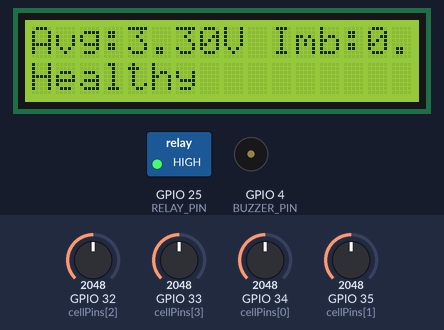
Bench run of a sketch on a simulated ESP32. Parts: 16×2 character LCD, switched loads named in the sketch (green lamp = pin HIGH), buzzer (waves = sounding). The inputs (shaded band) are chosen by the test bench; at power-on: GPIO 32 (cellPins[2]) = 2048, GPIO 33 (cellPins[3]) = 2048, GPIO 34 (cellPins[0]) = 2048, GPIO 35 (cellPins[1]) = 2048. WiFi joins after 1.5 s; servers stay silent unless stated; what the sketch prints to the serial monitor is not drawn.

Above: at 3.0 s.
3.1 s: GPIO 32 (cellPins[2]) set to 2440
At 4.8 s:
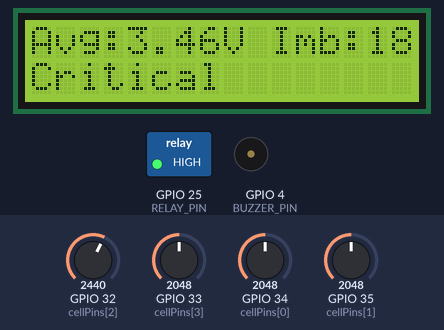
5.4 s: GPIO 32 (cellPins[2]) set to 2544
At 6.11 s:
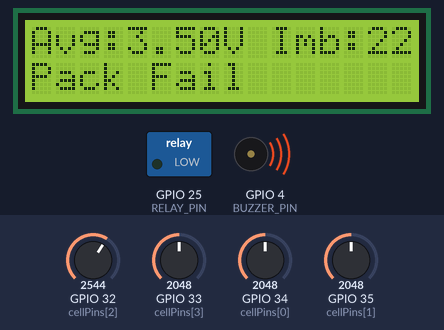
7.8 s: GPIO 33 (cellPins[3]) set to 2866
At 8.12 s:
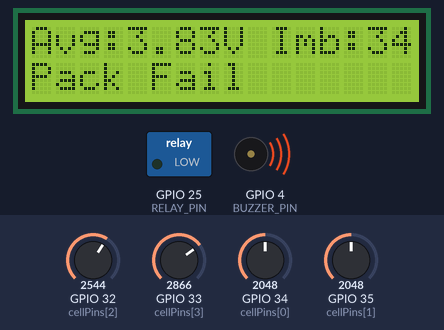
9.4 s: GPIO 34 (cellPins[0]) set to 2866
At 10.12 s:
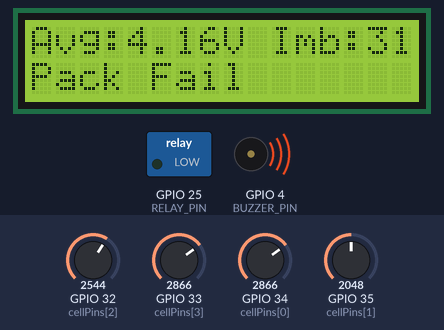
11.4 s: GPIO 35 (cellPins[1]) set to 2303
At 12.13 s:
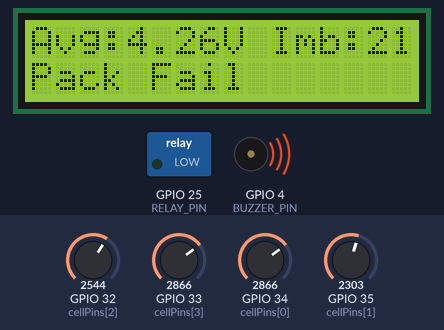
13.4 s: GPIO 35 (cellPins[1]) set to 2378
At 14.2 s:
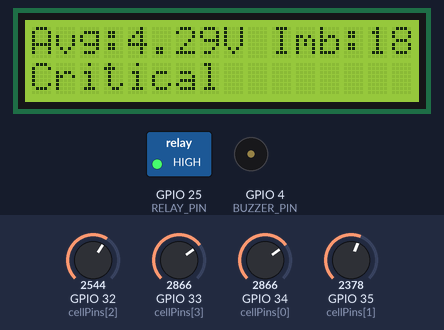
Timing chart, 0 to 16.4 s (numbered marks = the images above; inputs shaded):
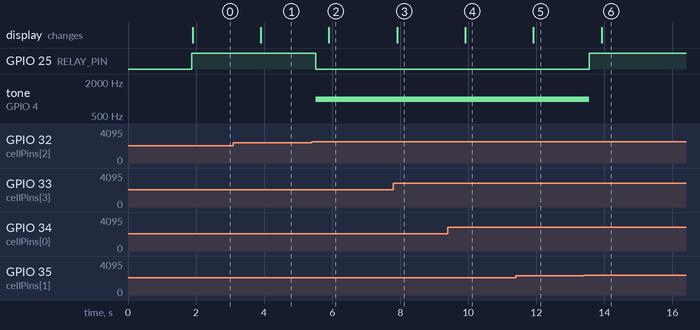

Measured:
- the behaviour switches between 2479 and 2480 on GPIO 32 (cellPins[2]) (found by bisection; images 1 and 2)
- the behaviour switches between 2335 and 2336 on GPIO 35 (cellPins[1]) (found by bisection; images 5 and 6)
- after the input at 3.1 s, the display: changes after 0.80 s (image 1)
- after the input at 5.4 s, GPIO 25 (RELAY_PIN): HIGH → LOW after 0.12 s; tone on GPIO 4 (BUZZER_PIN): silent → 1000 Hz after 0.12 s; the display: changes after 0.51 s (image 2)
- after the input at 7.8 s, the display: changes after 0.11 s (image 3)
- after the input at 9.4 s, the display: changes after 0.51 s (image 4)
- after the input at 11.4 s, the display: changes after 0.52 s (image 5)
- after the input at 13.4 s, GPIO 25 (RELAY_PIN): LOW → HIGH after 0.16 s; tone on GPIO 4 (BUZZER_PIN): 1000 Hz → silent after 0.16 s; the display: changes after 0.52 s (image 6)

The sketch:

sketch.ino
```cpp
#define BLYNK_TEMPLATE_ID "TMPL3RO-XTxyY"
#define BLYNK_TEMPLATE_NAME "BATTERY"
#define BLYNK_AUTH_TOKEN "90V_JQMUEymEiRCqmvz3SjSeRP_NKAgU"

#include <Wire.h>
#include <LiquidCrystal_I2C.h>
#include <WiFi.h>
#include <BlynkSimpleEsp32.h>

// -------------------- Hardware Setup --------------------
#define RELAY_PIN 25
#define BUZZER_PIN 4
#define FAULT_BTN 27
#define OVERRIDE_BTN 14

// 4 potentiometers simulate 4 battery cells
int cellPins[4] = {34, 35, 32, 33};

// LCD
LiquidCrystal_I2C lcd(0x27, 16, 2);

// -------------------- Blynk Setup --------------------
char auth[] = "90V_JQMUEymEiRCqmvz3SjSeRP_NKAgU";
char ssid[] = "Wokwi-GUEST";
char pass[] = "";

// -------------------- State Variables --------------------
float cellVolt[4];
float avgVolt = 0;
float imbalance = 0;
int weakestCell = 0, strongestCell = 0;

enum BatteryState { HEALTHY, MINOR_IMBALANCE, CRITICAL_IMBALANCE, PACK_FAILURE };
BatteryState battState = HEALTHY;

enum RuntimeMode { NORMAL, DEGRADED, FAILSAFE, SHUTDOWN };
RuntimeMode runMode = NORMAL;

unsigned long lastLCDUpdate = 0;
unsigned long lastSafetyCheck = 0;
unsigned long lastTelemetry = 0;

// -------------------- Functions --------------------

// 1. Adaptive Multi-Cell Battery Intelligence Engine
void readCells() {
  avgVolt = 0;
  float minV = 100, maxV = 0;
  for (int i = 0; i < 4; i++) {
    cellVolt[i] = analogRead(cellPins[i]) * (3.3 / 4095.0) * 2; // scale for divider
    avgVolt += cellVolt[i];
    if (cellVolt[i] < minV) { minV = cellVolt[i]; weakestCell = i; }
    if (cellVolt[i] > maxV) { maxV = cellVolt[i]; strongestCell = i; }
  }
  avgVolt /= 4;
  imbalance = ((maxV - minV) / avgVolt) * 100;

  if (imbalance < 5) battState = HEALTHY;
  else if (imbalance < 10) battState = MINOR_IMBALANCE;
  else if (imbalance < 20) battState = CRITICAL_IMBALANCE;
  else battState = PACK_FAILURE;
}

// 2. Event-Driven Safety Protection Kernel
void safetyKernel() {
  if (millis() - lastSafetyCheck > 200) {
    lastSafetyCheck = millis();

    if (battState == PACK_FAILURE || avgVolt < 3.0) {
      digitalWrite(RELAY_PIN, LOW); // cutoff
      tone(BUZZER_PIN, 1000, 200);
      runMode = FAILSAFE;
    } else {
      digitalWrite(RELAY_PIN, HIGH);
      noTone(BUZZER_PIN);
      runMode = NORMAL;
    }
  }
}

// 3. Intelligent Embedded HMI & Diagnostic Interface
void updateLCD() {
  if (millis() - lastLCDUpdate > 1000) {
    lastLCDUpdate = millis();
    lcd.clear();
    lcd.setCursor(0,0);
    lcd.print("Avg:");
    lcd.print(avgVolt,2);
    lcd.print("V Imb:");
    lcd.print(imbalance,1);

    lcd.setCursor(0,1);
    switch(battState) {
      case HEALTHY: lcd.print("Healthy"); break;
      case MINOR_IMBALANCE: lcd.print("Minor Imb"); break;
      case CRITICAL_IMBALANCE: lcd.print("Critical"); break;
      case PACK_FAILURE: lcd.print("Pack Fail"); break;
    }
  }
}

// 4. Fault-Tolerant Embedded Runtime System
void runtimeCheck() {
  for (int i=0; i<4; i++) {
    if (cellVolt[i] < 0.1) runMode = DEGRADED;
  }
  // Add more fault checks here
}

// 5. Intelligent Cloud Telemetry Architecture
void telemetry() {
  if (millis() - lastTelemetry > 5000) {
    lastTelemetry = millis();

    Serial.print("AVG_VOLTAGE -> ");
    Serial.println(avgVolt);
    Blynk.virtualWrite(V1, avgVolt);

    Serial.print("IMBALANCE -> ");
     Serial.println(imbalance);
    Blynk.virtualWrite(V2, imbalance);

    Serial.print("PACK_STATUS -> ");
    switch(battState) {
      case HEALTHY: Serial.println("Healthy"); break;
      case MINOR_IMBALANCE: Serial.println("Minor Imbalance"); break;
      case CRITICAL_IMBALANCE: Serial.println("Critical Imbalance"); break;
      case PACK_FAILURE: Serial.println("Pack Failure"); break;
    }
    Blynk.virtualWrite(V3, battState);
  }
}

// -------------------- Setup --------------------
void setup() {
  Serial.begin(115200);
  Serial.println();
  lcd.init(); lcd.backlight();
  pinMode(RELAY_PIN, OUTPUT);
  pinMode(BUZZER_PIN, OUTPUT);
  pinMode(FAULT_BTN, INPUT_PULLUP);
  pinMode(OVERRIDE_BTN, INPUT_PULLUP);

  WiFi.begin(ssid, pass);
  Blynk.begin(auth, ssid, pass);
}

// -------------------- Loop --------------------
void loop() {
  Blynk.run();
  readCells();
  safetyKernel();
  runtimeCheck();
  updateLCD();
  telemetry();

Blynk.virtualWrite(V1, avgVolt);
    Blynk.virtualWrite(V2, imbalance);
    Blynk.virtualWrite(V3, battState);
}     
```
